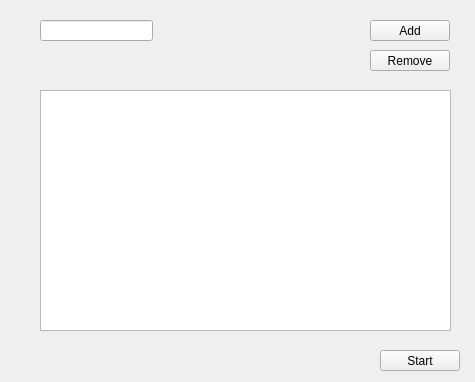
<?xml version="1.0" encoding="UTF-8"?>
<ui version="4.0">
 <class>DBStoreForm</class>
 <widget class="QWidget" name="DBStoreForm">
  <property name="geometry">
   <rect>
    <x>0</x>
    <y>0</y>
    <width>475</width>
    <height>382</height>
   </rect>
  </property>
  <property name="windowTitle">
   <string>Form</string>
  </property>
  <widget class="QPushButton" name="pushButtonStart">
   <property name="geometry">
    <rect>
     <x>380</x>
     <y>350</y>
     <width>80</width>
     <height>21</height>
    </rect>
   </property>
   <property name="text">
    <string>Start</string>
   </property>
  </widget>
  <widget class="QTableView" name="tableViewTickers">
   <property name="geometry">
    <rect>
     <x>40</x>
     <y>90</y>
     <width>411</width>
     <height>241</height>
    </rect>
   </property>
  </widget>
  <widget class="QPushButton" name="pushButtonAdd">
   <property name="geometry">
    <rect>
     <x>370</x>
     <y>20</y>
     <width>80</width>
     <height>21</height>
    </rect>
   </property>
   <property name="text">
    <string>Add</string>
   </property>
  </widget>
  <widget class="QPushButton" name="pushButtonRemove">
   <property name="geometry">
    <rect>
     <x>370</x>
     <y>50</y>
     <width>80</width>
     <height>21</height>
    </rect>
   </property>
   <property name="text">
    <string>Remove</string>
   </property>
  </widget>
  <widget class="QLineEdit" name="lineEditSymbol">
   <property name="geometry">
    <rect>
     <x>40</x>
     <y>20</y>
     <width>113</width>
     <height>21</height>
    </rect>
   </property>
  </widget>
 </widget>
 <resources/>
 <connections/>
</ui>
